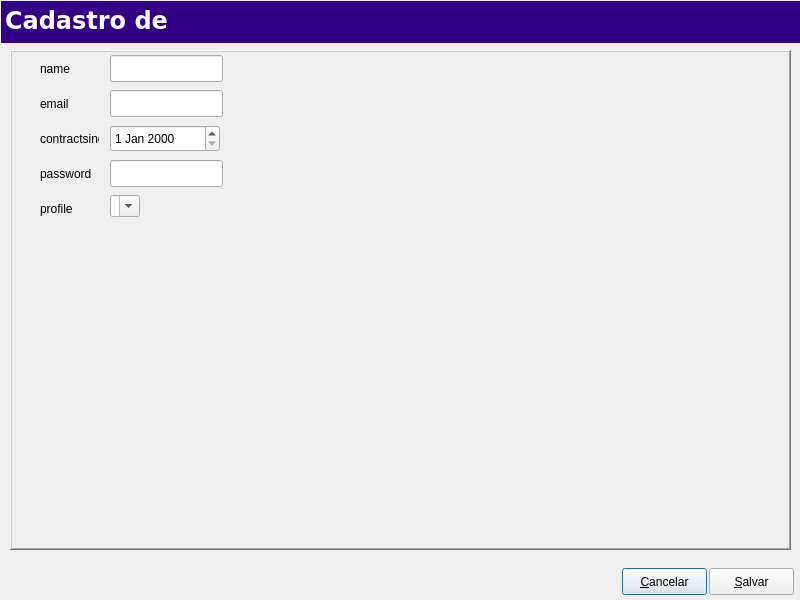
<ui version="4.0">
<class>Edituser</class>
<widget class="QDialog" name="Edituser">
 <property name="geometry">
  <rect>
   <x>0</x>
   <y>0</y>
   <width>800</width>
   <height>600</height>
  </rect>
 </property>
 <property name="windowTitle">
  <string>Edit</string>
 </property>
    <widget class="QFrame" name="frame">
     <property name="geometry">
      <rect>
       <x>10</x>
       <y>50</y>
       <width>781</width>
       <height>500</height>
      </rect>
     </property>
     <property name="frameShape">
      <enum>QFrame::WinPanel</enum>
     </property>
     <property name="frameShadow">
      <enum>QFrame::Raised</enum>
     </property>
 <widget class="QLabel" name="Lblname">
<property name="geometry">
 <rect>
  <x>30</x>
  <y>10</y>
  <width>59</width>
  <height>17</height>
 </rect>
</property>
<property name="text">
 <string>name</string>
</property>
</widget>
<widget class="QLineEdit" name="LnEdtname">
 <property name="geometry">
  <rect>
   <x>100</x>
   <y>5</y>
   <width>113</width>
   <height>27</height>
  </rect>
 </property>
</widget>
<widget class="QLabel" name="Lblemail">
<property name="geometry">
 <rect>
  <x>30</x>
  <y>45</y>
  <width>59</width>
  <height>17</height>
 </rect>
</property>
<property name="text">
 <string>email</string>
</property>
</widget>
<widget class="QLineEdit" name="LnEdtemail">
 <property name="geometry">
  <rect>
   <x>100</x>
   <y>40</y>
   <width>113</width>
   <height>27</height>
  </rect>
 </property>
</widget>
<widget class="QLabel" name="Lblcontractsince">
<property name="geometry">
 <rect>
  <x>30</x>
  <y>80</y>
  <width>59</width>
  <height>17</height>
 </rect>
</property>
<property name="text">
 <string>contractsince</string>
</property>
</widget>
<widget class="QDateEdit" name="DtEdtcontractsince">
<property name="geometry">
 <rect>
  <x>100</x>
  <y>75</y>
  <width>110</width>
  <height>27</height>
 </rect>
</property>
</widget>
<widget class="QLabel" name="Lblpassword">
<property name="geometry">
 <rect>
  <x>30</x>
  <y>115</y>
  <width>59</width>
  <height>17</height>
 </rect>
</property>
<property name="text">
 <string>password</string>
</property>
</widget>
<widget class="QLineEdit" name="LnEdtpassword">
 <property name="geometry">
  <rect>
   <x>100</x>
   <y>110</y>
   <width>113</width>
   <height>27</height>
  </rect>
 </property>
</widget>
<widget class="QLabel" name="Lblprofile">
<property name="geometry">
 <rect>
  <x>30</x>
  <y>150</y>
  <width>59</width>
  <height>17</height>
 </rect>
</property>
<property name="text">
 <string>profile</string>
</property>
</widget>
<widget class="SComboBox" name="CmbBxprofile">
<property name="geometry">
 <rect>
  <x>100</x>
  <y>145</y>
  <width>120</width>
  <height>33</height>
 </rect>
</property>
    <property name="editable">
     <bool>true</bool>
    </property>
    <property name="sizeAdjustPolicy">
     <enum>QComboBox::AdjustToContents</enum>
    </property>
<item>
<property name="text">
 <string></string>
</property>
</item>
</widget>
    </widget>
<widget class="QFrame" name="topmenu">
 <property name="geometry">
  <rect>
   <x>1</x>
   <y>1</y>
   <width>801</width>
   <height>42</height>
  </rect>
 </property>
 <property name="minimumSize">
  <size>
   <width>0</width>
   <height>42</height>
  </size>
 </property>
 <property name="maximumSize">
  <size>
   <width>16777215</width>
   <height>42</height>
  </size>
 </property>
 <property name="styleSheet">
  <string notr="true">background-color: rgb(50, 0, 133);</string>
 </property>
 <property name="frameShadow">
  <enum>QFrame::Raised</enum>
 </property>
 <widget class="QLabel" name="labelStatus">
  <property name="enabled">
   <bool>false</bool>
  </property>
  <property name="geometry">
   <rect>
    <x>4</x>
    <y>0</y>
    <width>541</width>
    <height>39</height>
   </rect>
  </property>
  <property name="palette">
   <palette>
    <active>
     <colorrole role="WindowText">
      <brush brushstyle="SolidPattern">
       <color alpha="255">
        <red>255</red>
        <green>255</green>
        <blue>255</blue>
       </color>
      </brush>
     </colorrole>
     <colorrole role="Button">
      <brush brushstyle="SolidPattern">
       <color alpha="255">
        <red>50</red>
        <green>0</green>
        <blue>133</blue>
       </color>
      </brush>
     </colorrole>
     <colorrole role="Text">
      <brush brushstyle="SolidPattern">
       <color alpha="255">
        <red>255</red>
        <green>255</green>
        <blue>255</blue>
       </color>
      </brush>
     </colorrole>
     <colorrole role="ButtonText">
      <brush brushstyle="SolidPattern">
       <color alpha="255">
        <red>255</red>
        <green>255</green>
        <blue>255</blue>
       </color>
      </brush>
     </colorrole>
     <colorrole role="Base">
      <brush brushstyle="SolidPattern">
       <color alpha="255">
        <red>50</red>
        <green>0</green>
        <blue>133</blue>
       </color>
      </brush>
     </colorrole>
     <colorrole role="Window">
      <brush brushstyle="SolidPattern">
       <color alpha="255">
        <red>50</red>
        <green>0</green>
        <blue>133</blue>
       </color>
      </brush>
     </colorrole>
    </active>
    <inactive>
     <colorrole role="WindowText">
      <brush brushstyle="SolidPattern">
       <color alpha="255">
        <red>255</red>
        <green>255</green>
        <blue>255</blue>
       </color>
      </brush>
     </colorrole>
     <colorrole role="Button">
      <brush brushstyle="SolidPattern">
       <color alpha="255">
        <red>50</red>
        <green>0</green>
        <blue>133</blue>
       </color>
      </brush>
     </colorrole>
     <colorrole role="Text">
      <brush brushstyle="SolidPattern">
       <color alpha="255">
        <red>255</red>
        <green>255</green>
        <blue>255</blue>
       </color>
      </brush>
     </colorrole>
     <colorrole role="ButtonText">
      <brush brushstyle="SolidPattern">
       <color alpha="255">
        <red>255</red>
        <green>255</green>
        <blue>255</blue>
       </color>
      </brush>
     </colorrole>
     <colorrole role="Base">
      <brush brushstyle="SolidPattern">
       <color alpha="255">
        <red>50</red>
        <green>0</green>
        <blue>133</blue>
       </color>
      </brush>
     </colorrole>
     <colorrole role="Window">
      <brush brushstyle="SolidPattern">
       <color alpha="255">
        <red>50</red>
        <green>0</green>
        <blue>133</blue>
       </color>
      </brush>
     </colorrole>
    </inactive>
    <disabled>
     <colorrole role="WindowText">
      <brush brushstyle="SolidPattern">
       <color alpha="255">
        <red>255</red>
        <green>255</green>
        <blue>255</blue>
       </color>
      </brush>
     </colorrole>
     <colorrole role="Button">
      <brush brushstyle="SolidPattern">
       <color alpha="255">
        <red>50</red>
        <green>0</green>
        <blue>133</blue>
       </color>
      </brush>
     </colorrole>
     <colorrole role="Text">
      <brush brushstyle="SolidPattern">
       <color alpha="255">
        <red>255</red>
        <green>255</green>
        <blue>255</blue>
       </color>
      </brush>
     </colorrole>
     <colorrole role="ButtonText">
      <brush brushstyle="SolidPattern">
       <color alpha="255">
        <red>255</red>
        <green>255</green>
        <blue>255</blue>
       </color>
      </brush>
     </colorrole>
     <colorrole role="Base">
      <brush brushstyle="SolidPattern">
       <color alpha="255">
        <red>50</red>
        <green>0</green>
        <blue>133</blue>
       </color>
      </brush>
     </colorrole>
     <colorrole role="Window">
      <brush brushstyle="SolidPattern">
       <color alpha="255">
        <red>50</red>
        <green>0</green>
        <blue>133</blue>
       </color>
      </brush>
     </colorrole>
    </disabled>
   </palette>
  </property>
  <property name="font">
   <font>
    <family>Verdana</family>
    <pointsize>18</pointsize>
    <weight>75</weight>
    <bold>true</bold>
   </font>
  </property>
  <property name="styleSheet">
   <string/>
  </property>
  <property name="frameShape">
   <enum>QFrame::NoFrame</enum>
  </property>
  <property name="frameShadow">
   <enum>QFrame::Plain</enum>
  </property>
  <property name="lineWidth">
   <number>1</number>
  </property>
  <property name="text">
   <string>Cadastro de </string>
  </property>
  <property name="textFormat">
   <enum>Qt::AutoText</enum>
  </property>
  <property name="alignment">
   <set>Qt::AlignLeading|Qt::AlignLeft|Qt::AlignVCenter</set>
  </property>
  <property name="wordWrap">
   <bool>false</bool>
  </property>
  <property name="textInteractionFlags">
   <set>Qt::NoTextInteraction</set>
  </property>
 </widget>
</widget>
<widget class="QPushButton" name="PshBtnCancel">
<property name="geometry">
 <rect>
  <x>622</x>
  <y>568</y>
  <width>85</width>
  <height>27</height>
 </rect>
</property>
<property name="text">
 <string>&amp;Cancelar</string>
</property>
</widget>
<widget class="QPushButton" name="PshBtnSave">
<property name="geometry">
 <rect>
  <x>709</x>
  <y>568</y>
  <width>85</width>
  <height>27</height>
 </rect>
</property>
<property name="text">
 <string>&amp;Salvar</string>
</property>
</widget>

</widget>
    <customwidgets>
     <customwidget>
      <class>SComboBox</class>
      <extends>QComboBox</extends>
      <header location="global">scombobox.h</header>
     </customwidget>
    </customwidgets>
<resources/>
<connections/>
</ui>
